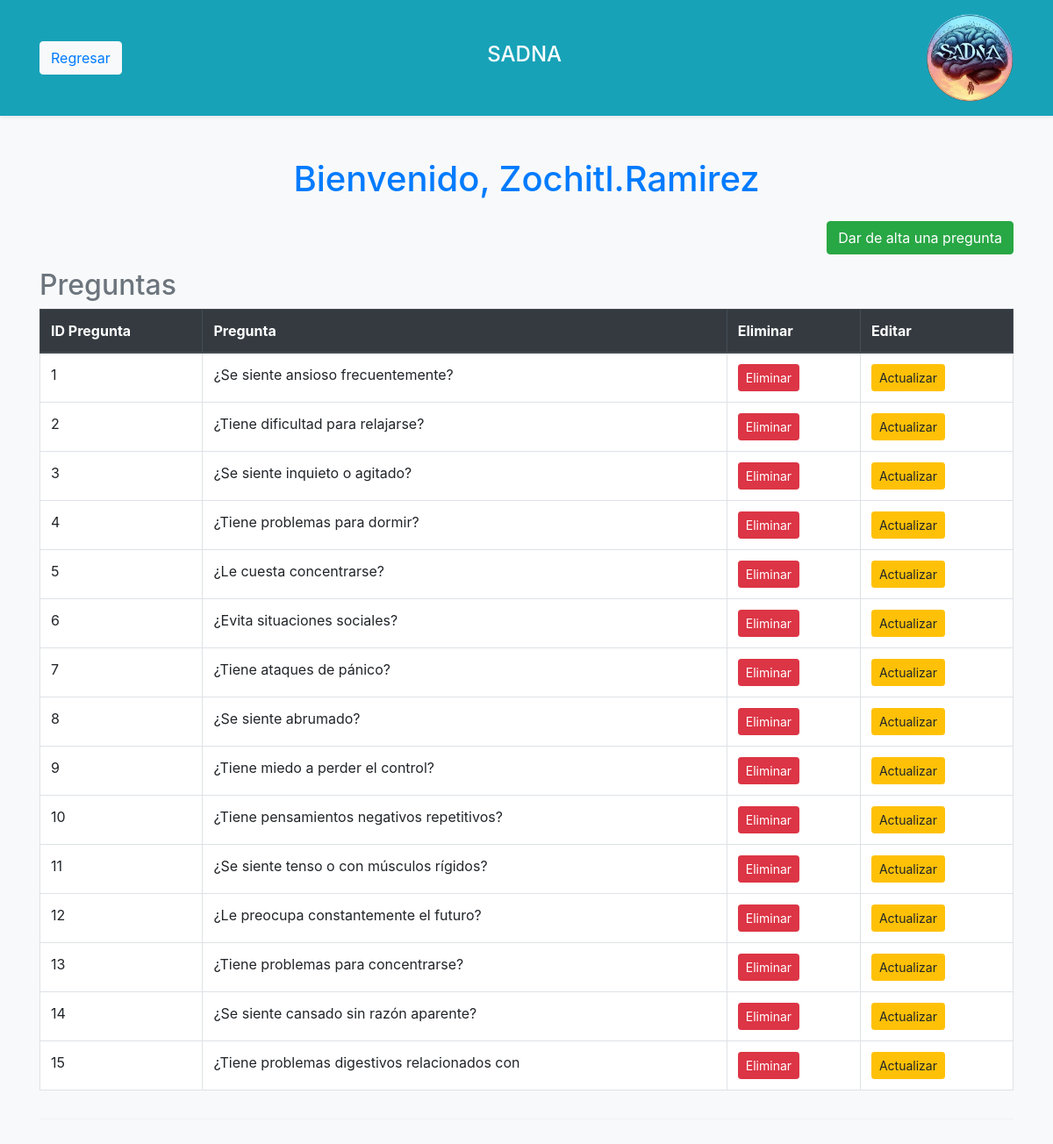
The page /Vista/crudPreguntas/consultarPreguntas.php (signed in) on the database its author committed.
### tables this page shows
CREATE TABLE `preguntas` (
  `idPregunta` int(11) NOT NULL AUTO_INCREMENT,
  `Pregunta` varchar(45) NOT NULL,
  PRIMARY KEY (`idPregunta`)
);

### Vista/crudPreguntas/consultarPreguntas.php (the view, shortened to what this page needs)
<?php
include '../../Modelo/BD/bd.php';
include '../includes/headerregresar.php';
$preguntasSql = "SELECT * FROM preguntas";
$preguntaResult = mysqli_query($conn, $preguntasSql);
?>
<!DOCTYPE html>
<html lang="es">
<head>
    <link rel="stylesheet" href="https://stackpath.bootstrapcdn.com/bootstrap/4.3.1/css/bootstrap.min.css">
</head>
<body class="bg-light">
    <div class="container my-5">
        <h1 class="text-center text-primary mb-4">Bienvenido, <?php echo $_SESSION['username']; ?></h1>
        <div class="text-right mb-3">
            <a href="altaPregunta.php" class="btn btn-success">Dar de alta una pregunta</a>
        </div>
        <h2 class="text-secondary">Preguntas</h2>
        <div class="table-responsive">
            <table class="table table-hover table-bordered">
                <thead class="thead-dark">
                    <tr>
                        <th>ID Pregunta</th>
                        <th>Pregunta</th>
                        <th>Eliminar</th>
                        <th>Editar</th>
                    </tr>
                </thead>
                <tbody>
                    <?php while ($pregunta = mysqli_fetch_assoc($preguntaResult)) { ?>
                        <tr>
                            <td><?php echo $pregunta['idPregunta']; ?></td>
                            <td><?php echo $pregunta['Pregunta']; ?></td>
                            <td><a href="javascript:void(0);" onclick="confirmDelete(<?php echo $pregunta['idPregunta']; ?>)" class="btn btn-danger btn-sm">Eliminar</a></td>
                            <td><a href="editarPregunta.php?idPregunta=<?php echo $pregunta['idPregunta']; ?>" class="btn btn-warning btn-sm">Actualizar</a></td>
                        </tr>
                    <?php } ?>
                </tbody>
            </table>
        </div>
        <hr>
    </div>
</body>
</html>

### rows shown on the page
preguntas: idPregunta "1", Pregunta "¿Se siente ansioso frecuentemente?"
preguntas: idPregunta "2", Pregunta "¿Tiene dificultad para relajarse?"
preguntas: idPregunta "3", Pregunta "¿Se siente inquieto o agitado?"
preguntas: idPregunta "4", Pregunta "¿Tiene problemas para dormir?"
preguntas: idPregunta "5", Pregunta "¿Le cuesta concentrarse?"
preguntas: idPregunta "6", Pregunta "¿Evita situaciones sociales?"
preguntas: idPregunta "7", Pregunta "¿Tiene ataques de pánico?"
preguntas: idPregunta "8", Pregunta "¿Se siente abrumado?"
preguntas: idPregunta "9", Pregunta "¿Tiene miedo a perder el control?"
preguntas: idPregunta "10", Pregunta "¿Tiene pensamientos negativos repetitivos?"
preguntas: idPregunta "11", Pregunta "¿Se siente tenso o con músculos rígidos?"
preguntas: idPregunta "12", Pregunta "¿Le preocupa constantemente el futuro?"
preguntas: idPregunta "13", Pregunta "¿Tiene problemas para concentrarse?"
preguntas: idPregunta "14", Pregunta "¿Se siente cansado sin razón aparente?"
preguntas: idPregunta "15", Pregunta "¿Tiene problemas digestivos relacionados con"

### other values the page prints
$_SESSION['username'] "Zochitl.Ramirez"
